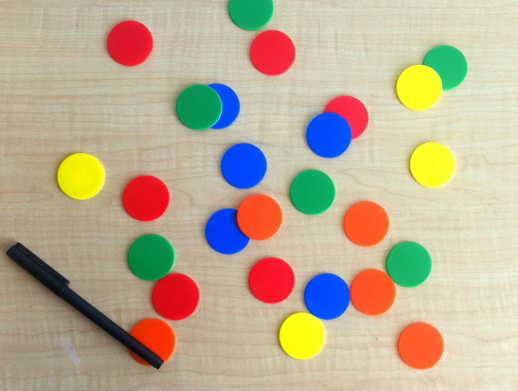
//> input picture 大三上/计算机视觉/Code/coloredChips.png, 518 x 391 px
$ ./ImageStatistics   (built with g++ and OpenCV 4)
//> lines starting //> are read from the running program, lines starting //| are printed output that depends on the picture
// ImageStatistics.cpp : Defines the entry point for the console application.
//

#include "stdafx.h"
#include "opencv2/opencv.hpp"
//using namespace cv;

int main()
{
	/* ex-02-1
	cv::Mat img_gray, img_rgb, img_clip, img_roi, img_opr;
	int i, x, y;
	uchar pixel_gray;
	cv::Vec3b pixel_rgb;

	// create window to show image
	char *name[] = { "Gray", "RGB", "Clip", "ROI", "Operation"};
	for (i = 0; i < 5; i++)
	{
		cv::namedWindow(name[i], 1);
	}

	// read image from disk
	img_gray = cv::imread("circlesBrightDark.png", 0);
	img_rgb = cv::imread("coloredChips.png", 1);
	if (img_gray.empty() || img_rgb.empty())
		return 0;
	else
	{
		printf("Gray image size:(height-%d, width-%d), nchannels:%d\n", img_gray.rows, img_gray.cols, img_gray.channels());
		printf("Color image size:(height-%d, width-%d), nchannels:%d\n", img_rgb.rows, img_rgb.cols, img_rgb.channels());
	}

	// access the pixel of image
	x = y = 10;
	pixel_gray = img_gray.at<uchar>(y, x);
	pixel_rgb = img_rgb.at<cv::Vec3b>(y, x); //[0]:blue, [1]:green, [2]:red
	printf("Gray pixel value at (%d, %d) is %d\n", y, x, pixel_gray);
	printf("RGB pixel values at (%d, %d) is (%d, %d, %d)\n", y, x, pixel_rgb[2], pixel_rgb[1], pixel_rgb[0]);

	// clip image
	cv::Rect roi_rect = cv::Rect(105, 18, 50, 50);
	img_clip = img_rgb(roi_rect);

	// image roi
	img_roi = img_rgb.clone();
	img_roi(roi_rect).setTo(cv::Scalar(255, 255, 255));

	// Statistics infos
	cv::Scalar mean, std;
	cv::Point  min_pt, max_pt;
	double min_val = 0, max_val = 0;

	cv::meanStdDev(img_gray, mean, std);
	printf("\nThe mean and std values of gray image are %.2f,%.2f\n", mean.val[0], std.val[0]);

	cv::minMaxLoc(img_gray, &min_val, &max_val, &min_pt, &max_pt);
	printf("Minimum value %.2f at (%d, %d)\n", min_val, min_pt.y, min_pt.x);
	printf("Maximum value %.2f at (%d, %d)\n", max_val, max_pt.y, max_pt.x);

	img_opr = 255 - img_gray;

	// show image
	cv::imshow(name[0], img_gray);
	cv::imshow(name[1], img_rgb);
	cv::imshow(name[2], img_clip);
	cv::imshow(name[3], img_roi);
	cv::imshow(name[4], img_opr);

	cv::imwrite("mypic.jpg", img_opr);
	cv::waitKey(0);

	cv::destroyAllWindows();
	return 0;
	*/

	//* ex-02
	cv::Mat img_rgb, img_resize, img_flip;
	int i;

	// create window to show image
	char *name[] = { "Original", "Resize", "Flip", "Rotate", "Unconstrained Rotate" };
	for (i = 0; i < 5; i++)
	{
		cv::namedWindow(name[i], 1);
	}

	// read image from disk
	img_rgb = cv::imread("coloredChips.png", 1);
//> img_rgb is the input picture: 391 rows x 518 cols, CV_8UC3; mean B, G, R 148.1, 173.3, 188.3
	if (img_rgb.empty())
		return 0;

	// resize image
	cv::resize(img_rgb, img_resize, cv::Size(256, 256), 0, 0, 1);
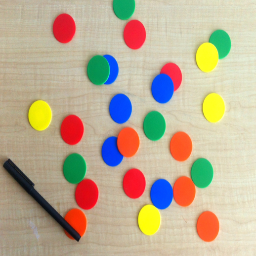
//> img_resize: 256 rows x 256 cols, CV_8UC3; mean B, G, R 148, 173.1, 188.2

	// flip image
	cv::flip(img_rgb, img_flip, -1);
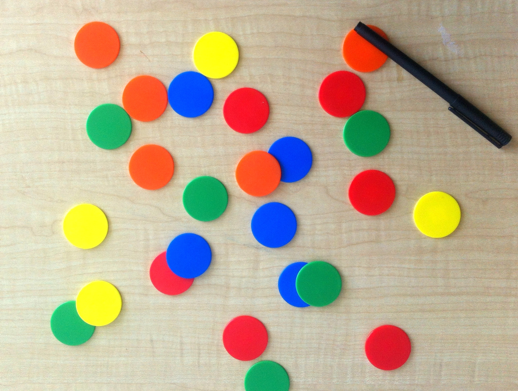
//> img_flip: 391 rows x 518 cols, CV_8UC3; mean B, G, R 148.1, 173.3, 188.3

	// rotate image
	int rotate_degree = 45;
	cv::Size src_sz = img_rgb.size();
//> src_sz = Size(518, 391)
	cv::Point2f center(cvRound(img_rgb.cols / 2.0), cvRound(img_rgb.rows / 2.0));
//> center = Point(259, 196)
	cv::Rect2f bbox;
	cv::Mat img_rotate, img_urotate, rot_mat;

	rotate_degree = 45;
	rot_mat = cv::getRotationMatrix2D(center, rotate_degree, 1.0);
	cv::warpAffine(img_rgb, img_rotate, rot_mat, src_sz);
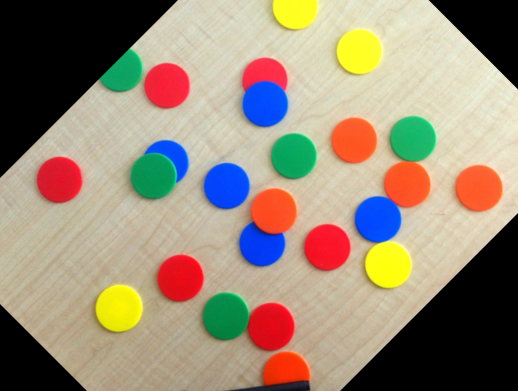
//> img_rotate: 391 rows x 518 cols, CV_8UC3; mean B, G, R 118.5, 138.4, 153.3

	// unconstrained rotate image
	bbox = cv::RotatedRect(cv::Point2f(), img_rgb.size(), rotate_degree).boundingRect();
//> bbox = Rect(-322, -322, 645, 645)
	// adjust transformation matrix--translation transformation
	rot_mat.at<double>(0, 2) += bbox.width / 2.0 - img_rgb.cols / 2.0;
	rot_mat.at<double>(1, 2) += bbox.height / 2.0 - img_rgb.rows / 2.0;
	cv::warpAffine(img_rgb, img_urotate, rot_mat, bbox.size());
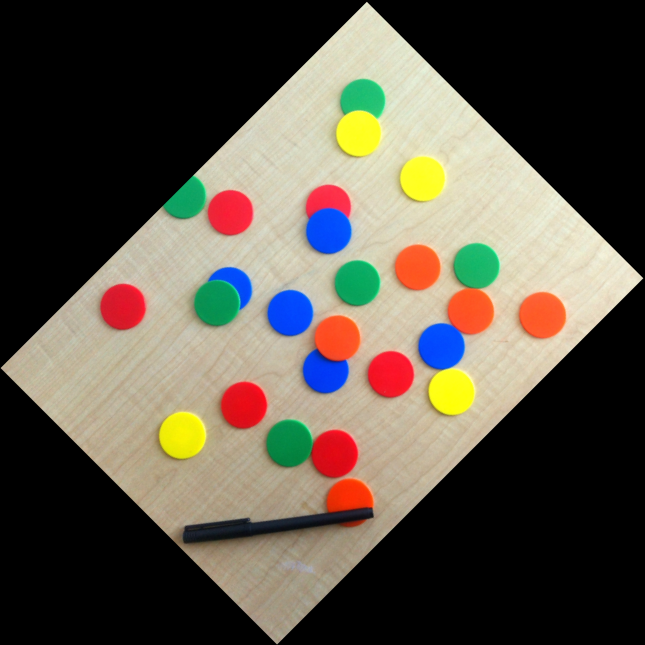
//> img_urotate: 645 rows x 645 cols, CV_8UC3; mean B, G, R 72.1, 84.3, 91.7

	cv::imshow(name[0], img_rgb);
	cv::imshow(name[1], img_resize);
	cv::imshow(name[2], img_flip);
	cv::imshow(name[3], img_rotate);
	cv::imshow(name[4], img_urotate);

	cv::waitKey(0);

	cv::destroyAllWindows();
	return 0;
	//*/
}
